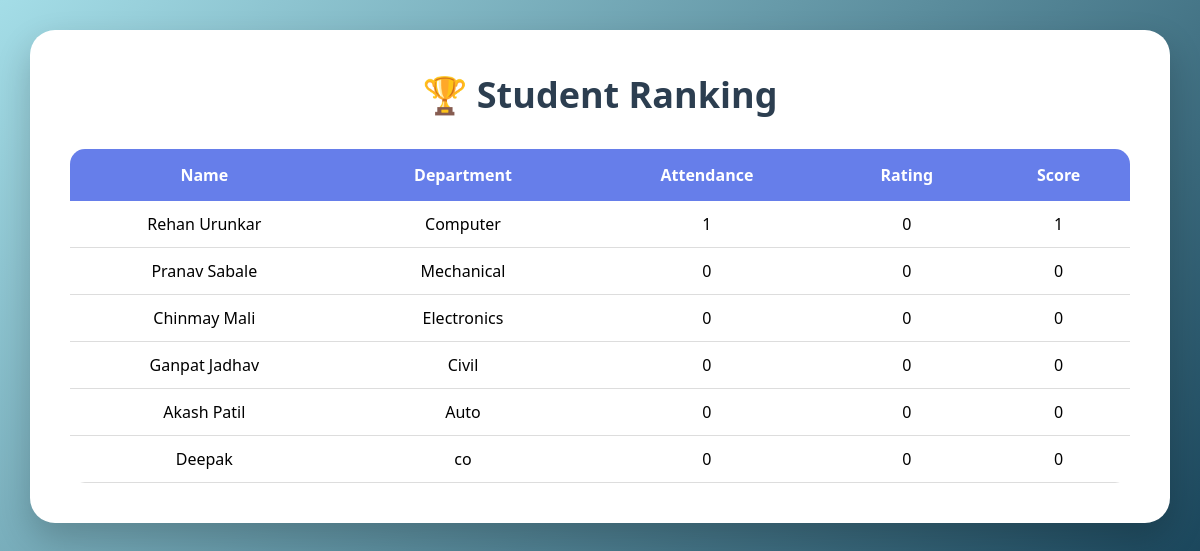
Page /ranking on the committed database.
### tables this page shows
CREATE TABLE students(
    id INTEGER PRIMARY KEY AUTOINCREMENT,
    name TEXT,
    email TEXT,
    department TEXT,
    attendance INTEGER DEFAULT 0,
    tasks_completed INTEGER DEFAULT 0,
    rating INTEGER DEFAULT 0
);

### app.py (the view)
@app.route('/ranking')
def ranking():
    conn = sqlite3.connect("internship.db")
    cursor = conn.cursor()
    cursor.execute("""
    SELECT *
    FROM students
    ORDER BY rating DESC
    """)
    data = cursor.fetchall()
    conn.close()
    return render_template(
        "ranking.html",
        students=data
    )

### templates/ranking.html (shortened to what this page needs)
<!DOCTYPE html>
<html>
<head>
<link rel="stylesheet"
href="{{ url_for('static', filename='style.css') }}">
</head>
<body>
<div class="container">
<h1>🏆 Student Ranking</h1>
<table>
<tr>
<th>Name</th>
<th>Department</th>
<th>Attendance</th>
<th>Rating</th>
<th>Score</th>
</tr>
{% for s in students %}
<tr>
<td>{{ s[1] }}</td>
<td>{{ s[3] }}</td>
<td>{{ s[4] }}</td>
<td>{{ s[6] }}</td>
<td>
{{ s[4] + (s[6] * 10) }}
</td>
</tr>
{% endfor %}
</table>
</div>
</body>
</html>

### static/style.css (style rules this page uses)
* { margin:0; padding:0; box-sizing:border-box; }
body { font-family:'Segoe UI', Tahoma, Geneva, Verdana, sans-serif; background:linear-gradient( 135deg, #a4dde7, #083249 ); min-height:100vh; padding:30px; }
.container { max-width:1100px; margin:auto; background:white; padding:40px; border-radius:25px; box-shadow: 0 15px 35px rgba(0,0,0,0.2); animation:fadeIn 0.6s ease-in-out; }
h1 { text-align:center; color:#2c3e50; margin-bottom:30px; font-size:36px; font-weight:bold; }
table { width:100%; border-collapse:collapse; margin-top:20px; overflow:hidden; border-radius:15px; }
th { background:#667eea; color:white; padding:15px; }
td { padding:12px; text-align:center; border-bottom:1px solid #ddd; }
.container { max-width:1200px; width:100%; margin:auto; background:white; padding:40px; border-radius:25px; box-shadow:0 15px 35px rgba(0,0,0,0.2); }

### rows in the picture
students: name "Rehan Urunkar", department "Computer", attendance "1", rating "0", s[4]+(s[6]*10) "1"
students: name "Pranav Sabale", department "Mechanical", attendance "0", rating "0", s[4]+(s[6]*10) "0"
students: name "Chinmay Mali", department "Electronics", attendance "0", rating "0", s[4]+(s[6]*10) "0"
students: name "Ganpat Jadhav", department "Civil", attendance "0", rating "0", s[4]+(s[6]*10) "0"
students: name "Akash Patil", department "Auto", attendance "0", rating "0", s[4]+(s[6]*10) "0"
students: name "Deepak", department "co", attendance "0", rating "0", s[4]+(s[6]*10) "0"
